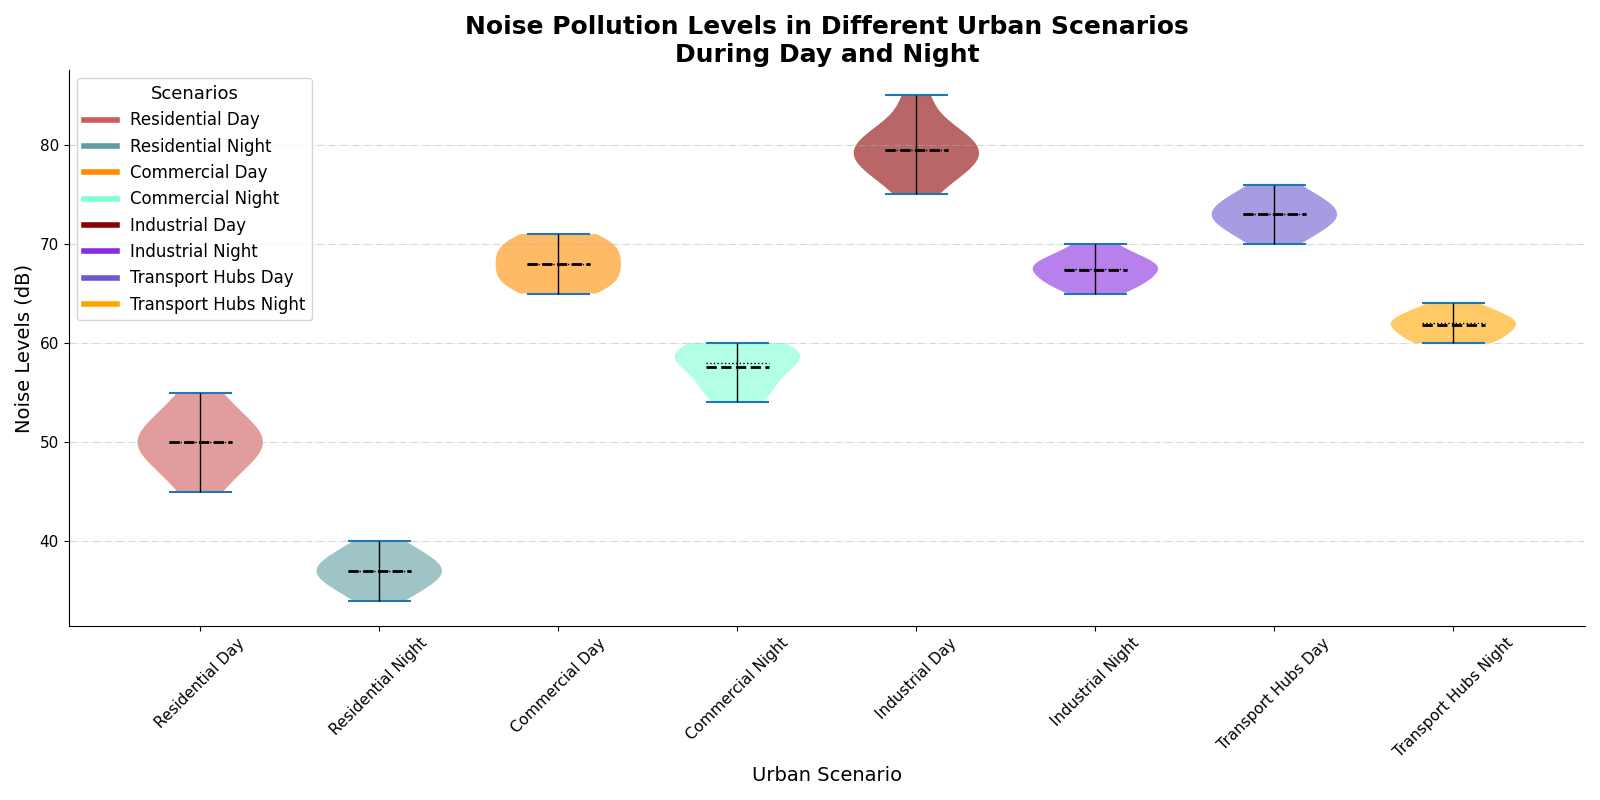

The script that drew this image:
import matplotlib.pyplot as plt
import numpy as np

public_transport_hubs_day = np.array([70, 72, 74, 71, 73, 75, 76, 72, 73, 74])
public_transport_hubs_night = np.array([60, 62, 64, 61, 63, 62, 60, 61, 63, 62])

data_violin = [
    np.array([45, 50, 55, 47, 52, 53, 48, 50, 51, 49]),
    np.array([35, 38, 40, 36, 39, 37, 34, 36, 38, 37]),
    np.array([65, 68, 70, 66, 69, 67, 70, 71, 68, 66]),
    np.array([55, 58, 60, 56, 59, 57, 54, 59, 60, 58]),
    np.array([75, 80, 85, 78, 82, 81, 79, 77, 80, 78]),
    np.array([65, 68, 70, 66, 69, 68, 67, 66, 68, 67]),
    public_transport_hubs_day,
    public_transport_hubs_night
]
scenarios = ['Residential Day', 'Residential Night', 'Commercial Day', 'Commercial Night', 
             'Industrial Day', 'Industrial Night', 'Transport Hubs Day', 'Transport Hubs Night']

fig, ax = plt.subplots(figsize=(16, 8))

vparts = ax.violinplot(data_violin, showmedians=True, showmeans=True, showextrema=True, widths=0.7)

# Manually shuffled color palette
colors = ['#CD5C5C', '#5F9EA0', '#FF8C00', '#7FFFD4', '#8B0000', '#8A2BE2', '#6A5ACD', '#FFA500']

for i, pc in enumerate(vparts['bodies']):
    pc.set_facecolor(colors[i])
    pc.set_alpha(0.6)

for partname, style in zip(('cbars', 'cmeans', 'cmedians'), ('-', '--', ':')):
    vparts[partname].set_edgecolor('black')
    vparts[partname].set_linestyle(style)
    vparts[partname].set_linewidth(2.0 if partname == 'cmeans' else 1.0)

ax.set_title("Noise Pollution Levels in Different Urban Scenarios\nDuring Day and Night", fontsize=18, fontweight='bold')
ax.set_ylabel("Noise Levels (dB)", fontsize=14)
ax.set_xlabel("Urban Scenario", fontsize=14)
ax.set_xticks(np.arange(1, len(scenarios) + 1))
ax.set_xticklabels(scenarios, rotation=45, fontsize=12)

ax.yaxis.grid(True, linestyle='-.', alpha=0.5)

ax.spines['top'].set_visible(False)
ax.spines['right'].set_visible(False)

plt.xticks(fontsize=11)
plt.yticks(fontsize=11)

handles = [plt.Line2D([0], [0], color=color, lw=4) for color in colors]
plt.legend(handles, scenarios, title="Scenarios", loc='upper left', fontsize=12, title_fontsize='13')

plt.tight_layout()
plt.show()
